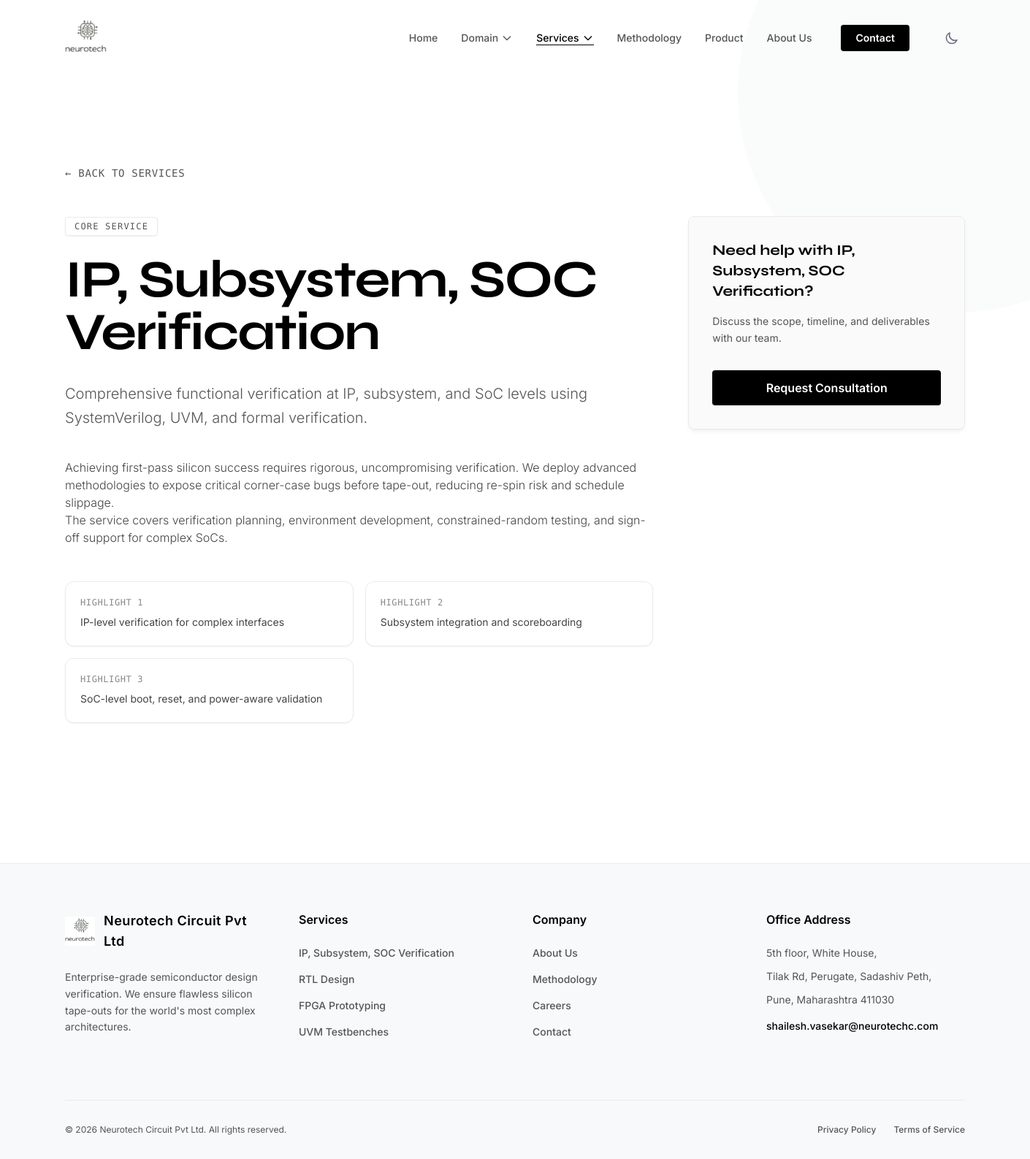
/service/asic-verification/, run on the app's committed database.
### core/models.py (models this page shows, shortened)
class Service(models.Model):
    title = models.CharField(max_length=150)
    slug = models.SlugField(max_length=180, unique=True, blank=True)
    badge = models.CharField(max_length=120, blank=True)
    summary = models.TextField()
    details = models.TextField(blank=True)
    highlights = models.TextField(blank=True)
    cta_label = models.CharField(max_length=80, default='Request Consultation')
    cta_url = models.CharField(max_length=255, blank=True)
    icon_svg = models.TextField(blank=True)
    sort_order = models.PositiveIntegerField(default=0)
    is_featured = models.BooleanField(default=False)
    is_active = models.BooleanField(default=True)
    created_at = models.DateTimeField(auto_now_add=True)
    updated_at = models.DateTimeField(auto_now=True)
    class Meta:
        ordering = ['sort_order', 'title']
    @property
    def highlight_items(self):
        return [line.strip() for line in self.highlights.splitlines() if line.strip()]

### core/views.py (the view)
# urls.py: path('service/<slug:service_slug>/', views.service_detail, name='service_detail'),
def service_detail(request, service_slug):
    service = Service.objects.filter(slug=service_slug, is_active=True).first()
    return render(request, 'service_detail.html', {'service': service, 'slug': service_slug})

### templates/service_detail.html
{% extends 'base.html' %}
{% block content %}
<section class="py-24 bg-white relative">
    <div class="absolute top-0 right-0 w-[600px] h-[600px] bg-[#f8f9fa] rounded-full -translate-y-1/2 translate-x-1/3 opacity-70 pointer-events-none"></div>
    <div class="container mx-auto px-6 max-w-7xl relative z-10">
        <div class="mb-12">
            <a href="/services/" class="inline-flex items-center text-[#555] hover:text-black font-mono text-sm uppercase tracking-wider transition-colors">
                &larr; Back to Services
            </a>
        </div>
        {% if service %}
            <div class="grid grid-cols-1 lg:grid-cols-12 gap-12 items-start">
                <div class="lg:col-span-8" data-aos="fade-up">
                    {% if service.badge %}
                        <div class="inline-block px-3 py-1 mb-6 border border-[#eaeaea] rounded text-xs font-mono font-medium text-[#555] uppercase tracking-widest bg-white shadow-sm">{{ service.badge }}</div>
                    {% endif %}
                    <h1 class="text-5xl md:text-7xl font-heading font-bold mb-8 text-black tracking-tight">{{ service.title }}</h1>
                    <p class="text-xl text-[#555] font-light leading-relaxed mb-10">{{ service.summary }}</p>
                    {% if service.details %}
                        <div class="prose prose-lg prose-headings:font-heading prose-headings:font-bold prose-a:text-black text-[#444] font-light max-w-none">
                            {{ service.details|linebreaks }}
                        </div>
                    {% endif %}
                    {% if service.highlight_items %}
                        <div class="mt-12 grid gap-4 md:grid-cols-2">
                            {% for item in service.highlight_items %}
                                <div class="border border-[#eaeaea] rounded-xl p-5 bg-white shadow-sm">
                                    <div class="text-xs font-mono uppercase tracking-wider text-[#888] mb-2">Highlight {{ forloop.counter }}</div>
                                    <p class="text-sm text-[#444] leading-relaxed">{{ item }}</p>
                                </div>
                            {% endfor %}
                        </div>
                    {% endif %}
                </div>
                <div class="lg:col-span-4" data-aos="fade-left">
                    <div class="premium-card p-8 rounded-lg sticky top-32 bg-[#fafafa] border border-[#eaeaea]">
                        <h3 class="text-xl font-heading font-bold mb-4 text-black">Need help with {{ service.title }}?</h3>
                        <p class="text-[#555] text-sm mb-8 leading-relaxed">Discuss the scope, timeline, and deliverables with our team.</p>
                        <a href="{% if service.cta_url %}{{ service.cta_url }}{% else %}/contact/?service={{ service.slug }}{% endif %}" class="block w-full py-3 text-center bg-black text-white font-semibold rounded hover:bg-gray-800 transition-colors shadow-sm">{{ service.cta_label|default:'Request Consultation' }}</a>
                    </div>
                </div>
            </div>
        {% else %}
            <div class="text-center py-20">
                <h1 class="text-4xl font-heading font-bold mb-4 text-black">Service Not Found</h1>
                <p class="text-[#555]">The requested service could not be located.</p>
                <a href="/services/" class="inline-block mt-8 px-6 py-2 bg-black text-white rounded">View All Services</a>
            </div>
        {% endif %}
    </div>
</section>
{% endblock %}

### templates/base.html (shortened to what this page needs)
{% load static cms_tags sekizai_tags %}
<!DOCTYPE html>
<html lang="en" class="scroll-smooth" x-data="{ darkMode: localStorage.getItem('theme') === 'dark' || (!('theme' in localStorage) && window.matchMedia('(prefers-color-scheme: dark)').matches) }" :class="{ 'dark': darkMode }" x-init="$watch('darkMode', val => localStorage.setItem('theme', val ? 'dark' : 'light'))">
<head>
    <link href="https://unpkg.com/aos@2.3.1/dist/aos.css" rel="stylesheet">
    <script src="https://cdn.tailwindcss.com"></script>
</head>
<body class="font-sans antialiased min-h-screen flex flex-col relative overflow-x-hidden selection:bg-black selection:text-white dark:selection:bg-white dark:selection:text-black transition-colors duration-300 dark:bg-[#0a0a0a] dark:text-gray-200">
    <nav x-data="{ scrolled: false, mobileMenuOpen: false }"
         @scroll.window="scrolled = (window.pageYOffset > 10)"
         :class="{ 'navbar-scrolled py-4 shadow-sm': scrolled, 'py-6 bg-transparent': !scrolled }"
         class="fixed w-full top-0 z-50 transition-all duration-300">
        <div class="container mx-auto px-6 max-w-7xl flex items-center justify-between">
            <a href="/" class="flex items-center group">
                <img src="{% static 'images/logo.png' %}" alt="Neurotech Logo" class="h-14 w-auto dark:invert transition-all duration-300">
            </a>
            <div class="hidden md:flex items-center gap-8 font-sans text-sm font-medium">
                <a href="/" class="{% if request.resolver_match.url_name == 'home' %}text-black dark:text-white after:w-full{% else %}text-muted dark:text-gray-400 hover:text-black dark:hover:text-white after:w-0{% endif %} transition-colors relative after:absolute after:bottom-0 after:left-0 after:h-px after:bg-black dark:after:bg-white after:transition-all hover:after:w-full">Home</a>
                <div x-data="{ open: false }" class="relative" @mouseenter="open = true" @mouseleave="open = false">
                    <button class="{% if request.resolver_match.url_name == 'domain_detail' %}text-black dark:text-white after:w-full{% else %}text-muted dark:text-gray-400 hover:text-black dark:hover:text-white after:w-0{% endif %} transition-colors relative after:absolute after:bottom-0 after:left-0 after:h-px after:bg-black dark:after:bg-white after:transition-all hover:after:w-full flex items-center gap-1 focus:outline-none">
                        Domain
                        <svg class="w-4 h-4 transition-transform duration-200" :class="{'rotate-180': open}" fill="none" stroke="currentColor" viewBox="0 0 24 24"><path stroke-linecap="round" stroke-linejoin="round" stroke-width="2" d="M19 9l-7 7-7-7"></path></svg>
                    </button>
                </div>
                <div x-data="{ open: false }" class="relative" @mouseenter="open = true" @mouseleave="open = false">
                    <button class="{% if request.resolver_match.url_name == 'services' or request.resolver_match.url_name == 'service_detail' %}text-black dark:text-white after:w-full{% else %}text-muted dark:text-gray-400 hover:text-black dark:hover:text-white after:w-0{% endif %} transition-colors relative after:absolute after:bottom-0 after:left-0 after:h-px after:bg-black dark:after:bg-white after:transition-all hover:after:w-full flex items-center gap-1 focus:outline-none">
                        Services
                        <svg class="w-4 h-4 transition-transform duration-200" :class="{'rotate-180': open}" fill="none" stroke="currentColor" viewBox="0 0 24 24"><path stroke-linecap="round" stroke-linejoin="round" stroke-width="2" d="M19 9l-7 7-7-7"></path></svg>
                    </button>
                </div>
                <a href="/methodology/" class="{% if request.resolver_match.url_name == 'methodology' %}text-black dark:text-white after:w-full{% else %}text-muted dark:text-gray-400 hover:text-black dark:hover:text-white after:w-0{% endif %} transition-colors relative after:absolute after:bottom-0 after:left-0 after:h-px after:bg-black dark:after:bg-white after:transition-all hover:after:w-full">Methodology</a>
                <a href="/product/" class="{% if request.resolver_match.url_name == 'product' %}text-black dark:text-white after:w-full{% else %}text-muted dark:text-gray-400 hover:text-black dark:hover:text-white after:w-0{% endif %} transition-colors relative after:absolute after:bottom-0 after:left-0 after:h-px after:bg-black dark:after:bg-white after:transition-all hover:after:w-full">Product</a>
                <a href="/about/" class="{% if request.resolver_match.url_name == 'about' %}text-black dark:text-white after:w-full{% else %}text-muted dark:text-gray-400 hover:text-black dark:hover:text-white after:w-0{% endif %} transition-colors relative after:absolute after:bottom-0 after:left-0 after:h-px after:bg-black dark:after:bg-white after:transition-all hover:after:w-full">About Us</a>
                <a href="/contact/" class="px-5 py-2 {% if request.resolver_match.url_name == 'contact' %}bg-gray-800 dark:bg-gray-700 text-white{% else %}bg-black dark:bg-white text-white dark:text-black hover:bg-gray-800 dark:hover:bg-gray-200{% endif %} font-semibold rounded transition-colors shadow-sm ml-2">Contact</a>
                <button @click="darkMode = !darkMode" class="p-2 ml-2 rounded-full hover:bg-gray-100 dark:hover:bg-gray-800 transition-colors text-gray-500 dark:text-gray-400 focus:outline-none" aria-label="Toggle Dark Mode">
                    <svg x-show="!darkMode" class="w-5 h-5" fill="none" stroke="currentColor" viewBox="0 0 24 24"><path stroke-linecap="round" stroke-linejoin="round" stroke-width="2" d="M20.354 15.354A9 9 0 018.646 3.646 9.003 9.003 0 0012 21a9.003 9.003 0 008.354-5.646z"></path></svg>
                </button>
            </div>
        </div>
    </nav>
    <main class="flex-grow pt-32">
        {% block content %}{% endblock %}
    </main>
    <footer class="border-t border-[#eaeaea] dark:border-white/10 mt-24 bg-[#f8f9fa] dark:bg-[#050505] pt-16 pb-8 transition-colors duration-300">
        <div class="container mx-auto px-6 max-w-7xl">
            <div class="grid grid-cols-1 md:grid-cols-4 gap-12 mb-16">
                <div class="col-span-1 md:col-span-1">
                    <div class="flex items-center gap-3 mb-6 text-black dark:text-white">
                        <img src="{% static 'images/logo.png' %}" alt="Neurotech Logo" class="h-10 w-auto dark:invert transition-all duration-300">
                        <span class="font-sans font-semibold tracking-wide text-lg">Neurotech Circuit Pvt Ltd</span>
                    </div>
                    <p class="text-muted dark:text-gray-400 text-sm leading-relaxed mb-6">
                        Enterprise-grade semiconductor design verification. We ensure flawless silicon tape-outs for the world's most complex architectures.
                    </p>
                </div>
                <div>
                    <h4 class="text-black dark:text-white font-semibold mb-6">Services</h4>
                    <ul class="space-y-4 text-sm text-muted dark:text-gray-400">
                        <li><a href="{% url 'service_detail' 'asic-verification' %}" class="hover:text-black dark:hover:text-white transition-colors font-medium">IP, Subsystem, SOC Verification</a></li>
                        <li><a href="{% url 'service_detail' 'rtl-design' %}" class="hover:text-black dark:hover:text-white transition-colors font-medium">RTL Design</a></li>
                        <li><a href="{% url 'service_detail' 'fpga-prototyping' %}" class="hover:text-black dark:hover:text-white transition-colors font-medium">FPGA Prototyping</a></li>
                        <li><a href="{% url 'service_detail' 'uvm-testbench' %}" class="hover:text-black dark:hover:text-white transition-colors font-medium">UVM Testbenches</a></li>
                    </ul>
                </div>
                <div>
                    <h4 class="text-black dark:text-white font-semibold mb-6">Company</h4>
                    <ul class="space-y-4 text-sm text-muted dark:text-gray-400">
                        <li><a href="/about/" class="hover:text-black dark:hover:text-white transition-colors font-medium">About Us</a></li>
                        <li><a href="/methodology/" class="hover:text-black dark:hover:text-white transition-colors font-medium">Methodology</a></li>
                        <li><a href="/contact/" class="hover:text-black dark:hover:text-white transition-colors font-medium">Careers</a></li>
                        <li><a href="/contact/" class="hover:text-black dark:hover:text-white transition-colors font-medium">Contact</a></li>
                    </ul>
                </div>
                <div>
                    <h4 class="text-black dark:text-white font-semibold mb-6">Office Address</h4>
                    <ul class="space-y-3 text-sm text-muted dark:text-gray-400">
                        <li>5th floor, White House,</li>
                        <li>Tilak Rd, Perugate, Sadashiv Peth,</li>
                        <li>Pune, Maharashtra 411030</li>
                        <li><a href="mailto:shailesh.vasekar@neurotechc.com" class="text-black dark:text-white font-medium hover:underline mt-4 block">shailesh.vasekar@neurotechc.com</a></li>
                    </ul>
                </div>
            </div>
            <div class="border-t border-[#eaeaea] dark:border-white/10 pt-8 flex flex-col md:flex-row justify-between items-center text-xs text-muted dark:text-gray-500">
                <div>&copy; {% now "Y" %} Neurotech Circuit Pvt Ltd. All rights reserved.</div>
                <div class="flex gap-6 mt-4 md:mt-0 font-medium">
                    <a href="#" class="hover:text-black dark:hover:text-white transition-colors">Privacy Policy</a>
                    <a href="#" class="hover:text-black dark:hover:text-white transition-colors">Terms of Service</a>
                </div>
            </div>
        </div>
    </footer>
</body>
</html>

### templates/base.html (style rules this page uses)
body { background-color: #ffffff; color: #000000; }
.premium-card { background: #ffffff; border: 1px solid #eaeaea; box-shadow: 0 4px 6px -1px rgba(0, 0, 0, 0.05), 0 2px 4px -1px rgba(0, 0, 0, 0.03); transition: all 0.3s ease; }

### data on the page
Service: badge "CORE SERVICE", title "IP, Subsystem, SOC Verification", summary "Comprehensive functional verification at IP, subsystem, and SoC levels using SystemVerilog, UVM, and formal verification.", details "Achieving first-pass silicon success requires rigorous, uncompromising verification. We deploy advanced methodologies to expose critical corner-case bugs before tape-out, reducing re-spin risk and schedule slippage. The service covers verification planning, environment development, constrained-random testing, and sign-off support for complex SoCs.", cta_label "Request Consultation"

### other printed values
{{ item }} "IP-level verification for complex interfaces" "Subsystem integration and scoreboarding" "SoC-level boot, reset, and power-aware validation"
